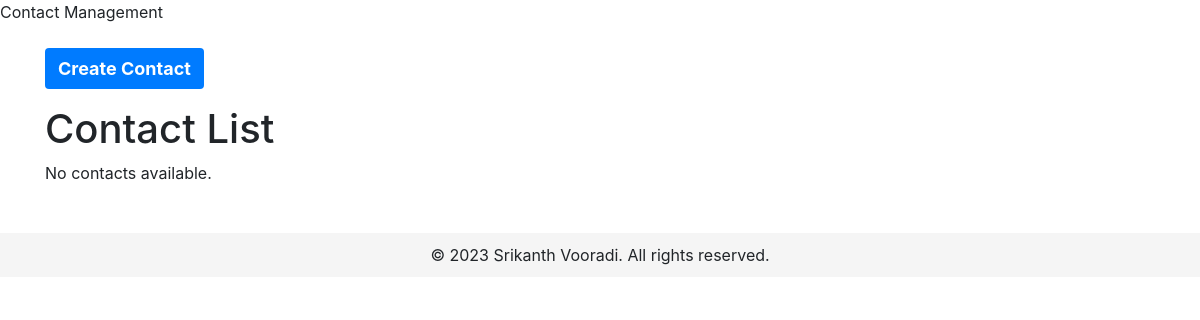
The app's page /, older data.
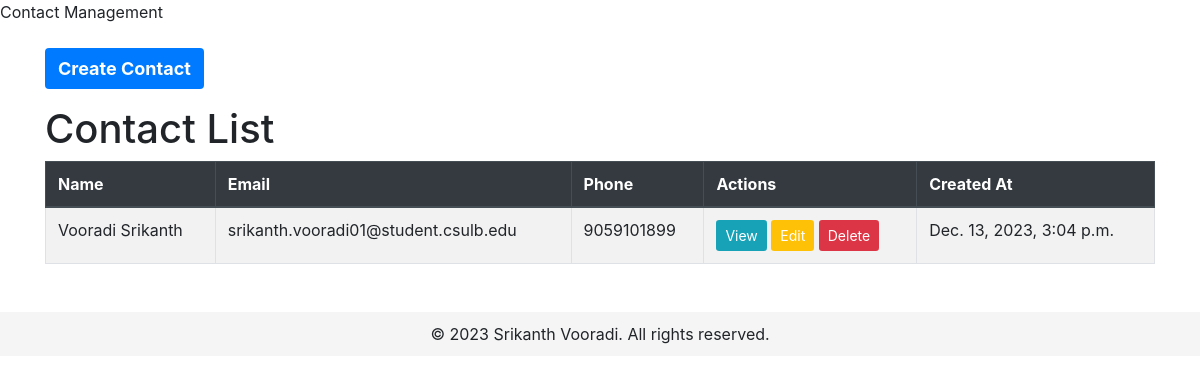
The same page, newer data.
### ReachOutMe/models.py (models this page shows, shortened)
class Contact(models.Model):
    name = models.CharField(max_length=100)
    email = models.EmailField()
    phone = models.CharField(max_length=10, blank=True)
    notes = models.TextField(blank=True)
    created_at = models.DateTimeField(default=timezone.now)
    class Meta:
        ordering = ['name']

### ReachOutMe/views.py (the view)
# urls.py: path('', views.contact_list, name='contact_list'),
def contact_list(request):
    contacts = Contact.objects.all().order_by('-created_at')
    current_year = timezone.now().year
    return render(request, 'ReachOutMe/contact_list.html', {'contacts': contacts, 'current_year': current_year})

### ReachOutMe/templates/ReachOutMe/contact_list.html (shortened to what this page needs)
{% block content %}
<link rel="stylesheet" href="https://maxcdn.bootstrapcdn.com/bootstrap/4.5.2/css/bootstrap.min.css">
<div class="container mt-4">
    <a href="{% url 'ReachOutMe:contact_create' %}" class="btn btn-create-contact mb-3">Create Contact</a>
    <h1>Contact List</h1>
    {% if contacts %}
        <table class="table table-striped table-bordered">
            <thead class="thead-dark">
                <tr>
                    <th>Name</th>
                    <th>Email</th>
                    <th>Phone</th>
                    <th>Actions</th>
                    <th>Created At</th>
                </tr>
            </thead>
            <tbody>
                {% for contact in contacts %}
                    <tr class="contact-row">
                        <td>{{ contact.name }}</td>
                        <td>{{ contact.email }}</td>
                        <td>{{ contact.phone }}</td>
                        <td>
                            <a href="{% url 'ReachOutMe:contact_detail' contact.pk %}" class="btn btn-view btn-sm">View</a>
                            <a href="{% url 'ReachOutMe:contact_update' contact.pk %}" class="btn btn-edit btn-sm">Edit</a>
                            <a href="{% url 'ReachOutMe:contact_delete' contact.pk %}" class="btn btn-delete btn-sm">Delete</a>
                        </td>
                        <td>{{ contact.created_at }}</td>
                    </tr>
                {% endfor %}
            </tbody>
        </table>
    {% else %}
        <p>No contacts available.</p>
    {% endif %}
</div>
<footer class="footer mt-5 custom-footer">
    <div class="container text-center">
        &copy; 2023 Srikanth Vooradi. All rights reserved.
    </div>
</footer>
{% endblock %}

Row changes from the older to the newer data that the page shows:
added Contact: name "Vooradi Srikanth", email "srikanth.vooradi01@student.csulb.edu", phone "9059101899", created_at "Dec. 13, 2023, 3:04 p.m."
Text that changed along with them:
text no longer shown: "No contacts available."
text now shown: "Name Email Phone Actions Created At"
